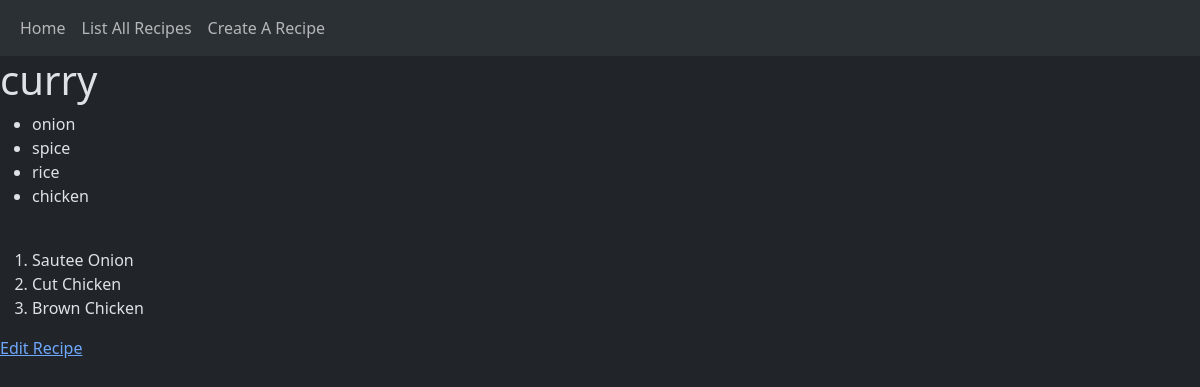
/recipes/1, run on an earlier commit of the app's database.
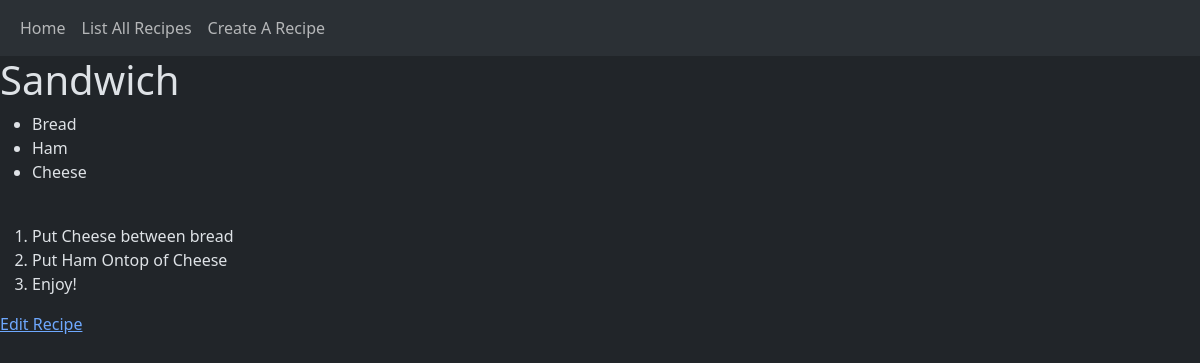
And on a later commit of the database.
### src/models/recipe_model.py (models this page shows)
class BaseModel(Model):
    class Meta:
        database = db

class Recipes(BaseModel):
    id = PrimaryKeyField()
    name = CharField()
    created_at = TimestampField(default=datetime.now())
    updated_at = TimestampField(default=datetime.now())

class Ingredients(BaseModel):
    id = PrimaryKeyField()
    recipe = ForeignKeyField(Recipes, backref='ingredients')
    position = IntegerField()
    ingredient = CharField()
    created_at = TimestampField(default=datetime.now())
    updated_at = TimestampField(default=datetime.now())

class Instructions(BaseModel):
    id = PrimaryKeyField()
    recipe = ForeignKeyField(Recipes, backref='instructions')
    position = IntegerField()
    instruction = CharField()
    created_at = TimestampField(default=datetime.now())
    updated_at = TimestampField(default=datetime.now())

### src/controllers/recipe_controller.py (the view)
@app.route('/recipes/<id>')
def one_recipe(id):
    query_1 = Recipes().select(Recipes.name).where(Recipes.id == id).first()
    query_2 = Ingredients.select().where(Ingredients.recipe == id).order_by(Ingredients.position)
    query_3 = Instructions.select().where(Instructions.recipe == id).order_by(Instructions.position)
    recipe = {}
    recipe['name'] = query_1.name
    recipe['id'] = id
    recipe['ingredients'] = []
    for i, ele  in enumerate(query_2):
        recipe['ingredients'].append(ele.ingredient)
    recipe['instructions'] = []
    for i,ele in enumerate(query_3):
        recipe['instructions'].append(ele.instruction)
    return render_template('one_recipe.html', recipe=recipe)

### src/templates/one_recipe.html
{% extends 'header.html' %}
{% block content %}
    <h1>{{ recipe.name }}</h1>
    <ul>
        {% for ingredient in recipe.ingredients %}
        <li>{{ ingredient }}</li>
        {% endfor %}
    </ul>
    <br>
    <ol>
        {% for instruction in recipe.instructions %}
        <li>{{ instruction }}</li>
        {% endfor %}
    </ol>
    <a href="/recipes/edit/{{recipe.id}}">Edit Recipe</a>
{% endblock %}

What changed in the data, as far as the page shows it:
removed Ingredients: ingredient "onion"
removed Ingredients: ingredient "spice"
removed Ingredients: ingredient "rice"
removed Ingredients: ingredient "chicken"
removed Instructions: instruction "Sautee Onion"
removed Instructions: instruction "Cut Chicken"
removed Instructions: instruction "Brown Chicken"
changed Recipes: name "curry" → "Sandwich"
added Ingredients: ingredient "Bread"
added Ingredients: ingredient "Ham"
now on this page (row edited): Ingredients: ingredient "Cheese"
added Instructions: instruction "Put Cheese between bread"
added Instructions: instruction "Put Ham Ontop of Cheese"
now on this page (row edited): Instructions: instruction "Enjoy!"
